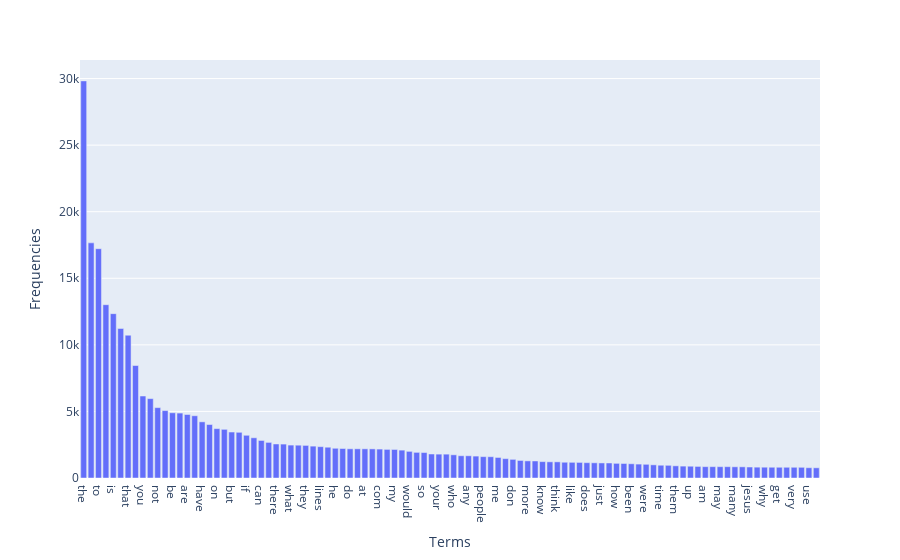

The notebook cell this image was saved under:
### Markdown cell above
### >>> **Exercise 14 (take home):** 
Additionally, you can attempt to sort the terms on the `x-axis` by frequency instead of in alphabetical order. This way the visualization is more meaninfgul and you will be able to observe the so called [long tail](https://en.wikipedia.org/wiki/Long_tail) (get familiar with this term since it will appear a lot in data mining and other statistics courses). see picture below

![alt txt](https://upload.wikimedia.org/wikipedia/commons/thumb/8/8a/Long_tail.svg/1000px-Long_tail.svg.png)

### Code cell
# Answer here

## getting top 100 terms

top_idx = np.argsort(term_frequencies)[::-1][:100]

top_terms = count_vect.get_feature_names_out()[top_idx]
top_freqs = term_frequencies[top_idx]

fig = px.bar(x=top_terms, y=top_freqs)
fig.update_layout(
    xaxis_title="Terms",
    yaxis_title="Frequencies",
)

fig.show()

### Figure 1 — Plotly figure (JSON) as saved in the notebook; plotly's stock layout.template omitted (floating-point values rounded to 4 significant figures)
{"data": [{"hovertemplate": "x=%{x}<br>y=%{y}<extra></extra>", "legendgroup": "", "marker": {"color": "#636efa", "pattern": {"shape": ""}}, "name": "", "orientation": "v", "showlegend": false, "textposition": "auto", "type": "bar", "x": ["the", "of", "to", "and", "is", "in", "that", "it", "you", "for", "not", "this", "be", "from", "are", "edu", "have", "as", "on", "with", "but", "or", "if", "was", "can", "we", "there", "by", "what", "subject", "they", "an", "lines", "one", "he", "god", "do", "organization", "at", "re", "com", "about", "my", "all", "would", "will", "so", "some", "your", "no", "who", "has", "any", "writes", "people", "which", "me", "article", "don", "his", "more", "other", "know", "when", "think", "their", "like", "university", "does", "out", "just", "only", "how", "also", "been", "than", "were", "then", "time", "because", "them", "posting", "up", "had", "am", "should", "may", "these", "many", "say", "jesus", "see", "why", "us", "get", "good", "very", "believe", "use", "such"], "xaxis": "x", "y": [29825, 17660, 17222, 13017, 12343, 11226, 10723, 8447, 6157, 5962, 5285, 5063, 4898, 4877, 4769, 4675, 4218, 4015, 3709, 3655, 3453, 3432, 3208, 3020, 2818, 2674, 2556, 2548, 2472, 2464, 2448, 2393, 2353, 2312, 2232, 2216, 2193, 2192, 2191, 2186, 2172, 2148, 2143, 2093, 2000, 1925, 1912, 1802, 1793, 1791, 1742, 1671, 1669, 1645, 1604, 1599, 1543, 1453, 1400, 1318, 1286, 1278, 1230, 1215, 1213, 1184, 1177, 1170, 1151, 1142, 1130, 1127, 1100, 1090, 1068, 1045, 1028, 989, 959, 952, 914, 892, 885, 870, 852, 851, 850, 850, 841, 840, 825, 814, 811, 808, 806, 805, 805, 803, 772, 766], "yaxis": "y"}], "layout": {"barmode": "relative", "legend": {"tracegroupgap": 0}, "margin": {"t": 60}, "xaxis": {"anchor": "y", "domain": [0, 1], "title": {"text": "Terms"}}, "yaxis": {"anchor": "x", "domain": [0, 1], "title": {"text": "Frequencies"}}}}
